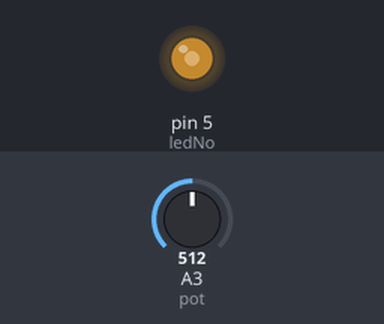
This sketch was run on a simulated Arduino Uno, built with avr-gcc and run on an emulated ATmega328P. Parts: output pins drawn as LEDs (lit = HIGH). Inputs (shaded band) come from the test bench; at power-on: A3 (pot) = 512.

Above: at 1.2 s.
1.3 s: A3 (pot) set to 716
At 2.1 s:
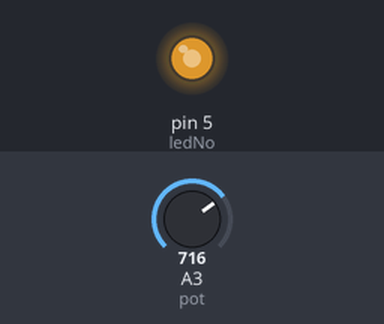
2.8 s: A3 (pot) set to 900
At 3.3 s:
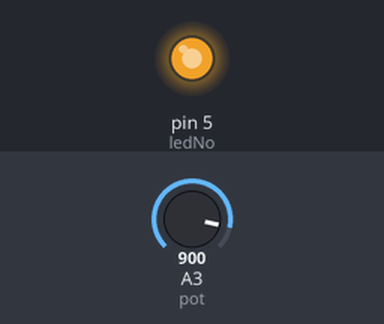
4.3 s: A3 (pot) set to 122
At 5.5 s:
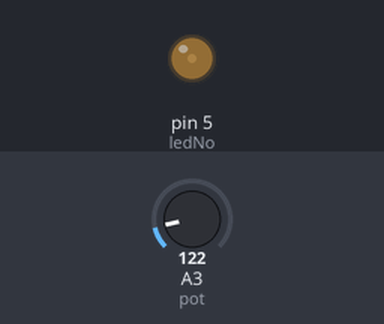
5.8 s: A3 (pot) set to 0
At 6.9 s:
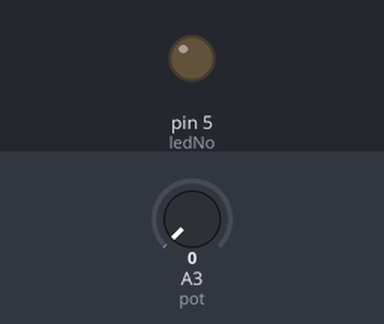
7.3 s: A3 (pot) set to 511
At 8.2 s:
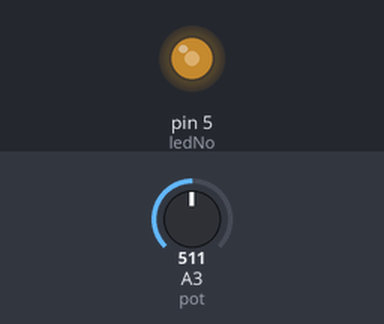
Timing chart, 0 to 9.8 s (numbered marks = the images above; inputs shaded):
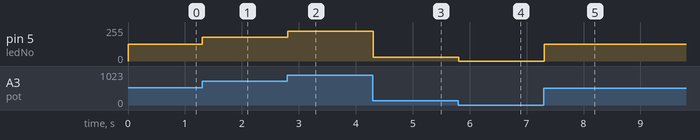

The sketch:

contollingBrightnessofledwithpot.ino
```cpp
const int ledNo = 5;
const int pot = A3;

//var for reading the voltage of the potentiometer
float potVal;
//var for calculating the equivalent increase in the brightness of the LED
float ledVal;
void setup() {
  // put your setup code here, to run once:
  pinMode(ledNo,OUTPUT);
  pinMode(pot,INPUT);
}

void loop() {
  // put your main code here, to run repeatedly:
  potVal = analogRead(pot);
  // the brightest value of the LED is 255 and 1023 for the highest voltage value of the potentiometer in 2^10 scale.
  //Hence the calculation for the corresponding increase in the brightness
  ledVal = (255.0/1023.0)*potVal;
  analogWrite(ledNo,ledVal);
  delay(100);
}
```

Measured:
- after the input at 1.3 s, pin 5 (ledNo): 127/255 → 178/255 at once
- after the input at 2.8 s, pin 5 (ledNo): 178/255 → 224/255 at once
- after the input at 4.3 s, pin 5 (ledNo): 224/255 → 30/255 at once
- after the input at 5.8 s, pin 5 (ledNo): 30/255 → 0/255 at once
- after the input at 7.3 s, pin 5 (ledNo): 0/255 → 127/255 at once
